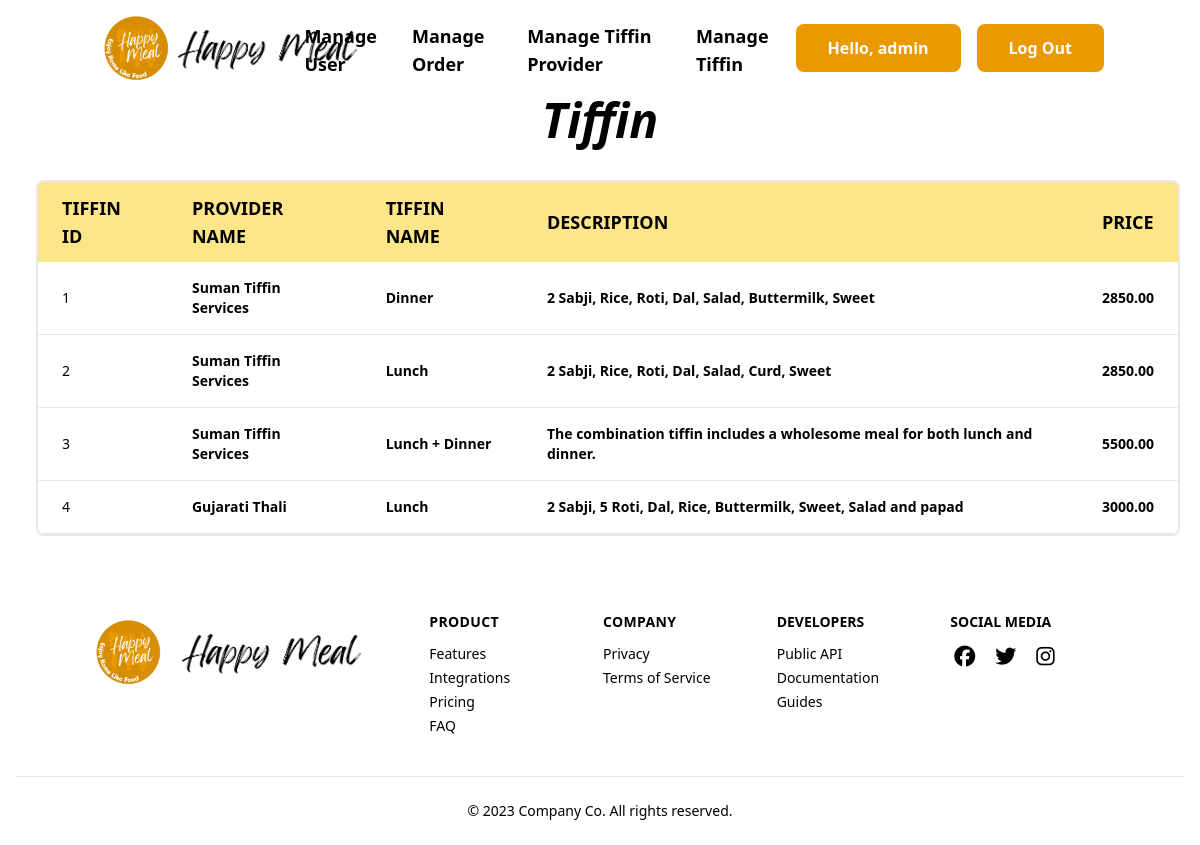
Screenshot of /admin/managetiffin.php (signed in) with the database file from the repository.
### tables this page shows
CREATE TABLE Tiffins (
    TiffinID INT PRIMARY KEY AUTO_INCREMENT,
    ProviderID INT NOT NULL,
    TiffinName VARCHAR(50) NOT NULL,
    Description VARCHAR(100) NOT NULL,
    Price DECIMAL(10, 2) NOT NULL,
    CONSTRAINT FK_Tiffins_TiffinProviders FOREIGN KEY (ProviderID) REFERENCES TiffinProviders(ProviderID)
);

CREATE TABLE TiffinProviders (
    ProviderID INT PRIMARY KEY AUTO_INCREMENT,
    Name VARCHAR(50) NOT NULL,
    Email VARCHAR(50) NOT NULL,
    Phone VARCHAR(15) NOT NULL,
    Password VARCHAR(50) NOT NULL,
    Address VARCHAR(100) NOT NULL,
    City VARCHAR(50) NOT NULL,
    State VARCHAR(50) NOT NULL,
    ZipCode VARCHAR(10) NOT NULL,
    Rating DECIMAL(3,2) NOT NULL
);

### admin/function.php (called while the page is built, shortened)
<?php
function check_login($con){
    if($_SESSION['username']){
        $username = $_SESSION['username'];
        $query = " select * from admin where username = '$username' limit 1";
        $result = mysqli_query($con,$query);
        if($result && mysqli_num_rows($result) > 0 ){
            $admin_data = mysqli_fetch_assoc($result);
            return $admin_data;
        }
    }
    die;
}
?>

### admin/managetiffin.php (the view, shortened to what this page needs)
<?php
  include("connection.php");
  include("function.php");
  $admin_data = check_login($con);
?>
<!DOCTYPE html>
<html lang="en">
<head>
    <script src="https://cdn.tailwindcss.com"></script>
</head>
<body>
    <?php include("header.php")?>
    <div class="w-full text-5xl font-bold italic flex justify-center">Tiffin</div>
    <div class="p-5 m-2">
        <div class="relative overflow-x-auto sm:rounded-lg m-2 border-[2px] w-full">
            <table class="w-full text-sm text-left text-black">
                <thead class="text-lg text-black uppercase bg-[#FDE68A]">
                    <tr>
                        <th scope="col" class="px-6 py-3">
                            Tiffin ID
                        </th>
                        <th scope="col" class="px-6 py-3">
                            Provider Name
                        </th>
                        <th scope="col" class="px-6 py-3">
                            Tiffin Name
                        </th>
                        <th scope="col" class="px-6 py-3">
                            Description
                        </th>
                        <th scope="col" class="px-6 py-3">
                            Price
                        </th>
                    </tr>
                </thead>
                <tbody class="text-md font-semibold">
                    <?php
                        $con=mysqli_connect("localhost","root","","happymeal");
                        $sql = "SELECT tiffins.TiffinID AS ID, tiffinproviders.Name AS ProviderName, tiffins.TiffinName, tiffins.Description, tiffins.Price
                        FROM tiffins
                        INNER JOIN tiffinproviders ON tiffins.ProviderID = tiffinproviders.ProviderID;
                        ";
                        $result = mysqli_query($con, $sql);
                        while ($row = mysqli_fetch_assoc($result)) {
                            echo '<tr class="bg-white border-b">
                                    <th scope="row" class="px-6 py-4 font-medium whitespace-nowrap text-black">';
                                    echo $row['ID'];
                                echo '</th>
                                    <td class="px-6 py-4">';
                                        echo $row['ProviderName'];
                                echo '</td>
                                    <td class="px-6 py-4">';
                                        echo $row['TiffinName'];
                                echo '</td>
                                    <td class="px-6 py-4">';
                                        echo $row['Description'];
                                echo '</td>
                                    <td class="px-6 py-4">';
                                        echo $row['Price'];
                            echo '</tr>';
                        }
                    ?>
                </tbody>
            </table>
        </div>
    </div>
    <?php include("footer.php"); ?>
</body>
</html>

### admin/header.php (shortened to what this page needs)
<header class="p-4 ">
      <div class="container flex justify-between h-16 mx-auto">
        <a rel="noopener noreferrer" href="index.php" aria-label="Back to homepage" class="flex items-center p-2">
          <img class="mx-auto h-20 w-auto" src="..\images\logo.png" alt="Your Company">
          <img class="mx-auto h-20 w-auto" src="..\images\HappyMeal.png" alt="Your Company">
        </a>
        <ul class="items-stretch hidden space-x-3 lg:flex">
          <li class="flex">
            <a rel="noopener noreferrer" href="manageuser.php" class="flex items-center px-2 -mb-1 hover:border-b-2 border-[#EB9901] text-lg font-semibold">Manage User</a>
          </li>
          <li class="flex">
            <a rel="noopener noreferrer" href="manageorder.php" class="flex items-center px-2 -mb-1 hover:border-b-2 border-[#EB9901] text-lg font-semibold">Manage Order</a>
          </li>
          <li class="flex">
            <a rel="noopener noreferrer" href="managetiffinprovider.php" class="flex items-center px-2 -mb-1 hover:border-b-2 border-[#EB9901] text-lg font-semibold">Manage Tiffin Provider</a>
          </li>
          <li class="flex">
            <a rel="noopener noreferrer" href="managetiffin.php" class="flex items-center px-2 -mb-1 hover:border-b-2 border-[#EB9901] text-lg font-semibold">Manage Tiffin</a>
          </li>
        </ul>
        <div class="items-center flex-shrink-0 hidden lg:flex">
          <a class="font-bold px-8 py-3 rounded-lg bg-[#EB9901] m-2 text-white flex justify-evenly items-center" href="#">
            <div>
              Hello, <?php echo $admin_data['username'];?>
            </div>
          </a>
          <button class="self-center font-bold px-8 py-3 rounded-lg bg-[#EB9901] m-2 text-white ">
            <a href="logout.php">Log Out</a>
          </button>
        </div>
      </div>
</header>

### rows the page displays
tiffins: TiffinID "1", ProviderID.Name "Suman Tiffin Services", TiffinName "Dinner", Description "2 Sabji, Rice, Roti, Dal, Salad, Buttermilk, Sweet", Price "2850.00"
tiffins: TiffinID "2", ProviderID.Name "Suman Tiffin Services", TiffinName "Lunch", Description "2 Sabji, Rice, Roti, Dal, Salad, Curd, Sweet", Price "2850.00"
tiffins: TiffinID "3", ProviderID.Name "Suman Tiffin Services", TiffinName "Lunch + Dinner", Description "The combination tiffin includes a wholesome meal for both lunch and dinner.", Price "5500.00"
tiffins: TiffinID "4", ProviderID.Name "Gujarati Thali", TiffinName "Lunch", Description "2 Sabji, 5 Roti, Dal, Rice, Buttermilk, Sweet, Salad and papad", Price "3000.00"

### other values shown
$admin_data['username'] "admin"
